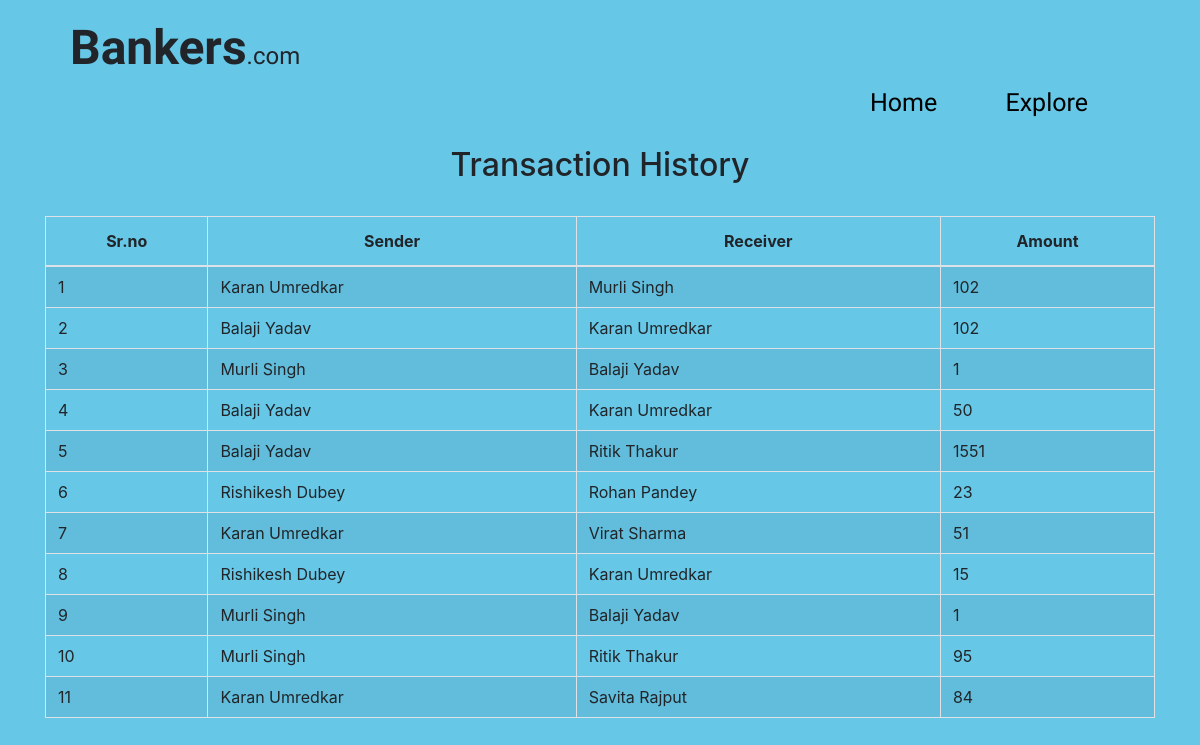
Page /sparkbank/history.php on the committed database.
### tables this page shows
CREATE TABLE IF NOT EXISTS `history` (
  `Sr.no` int(10) NOT NULL AUTO_INCREMENT,
  `Sender` varchar(30) NOT NULL,
  `Receiver` varchar(30) NOT NULL,
  `Balance` int(30) NOT NULL,
  PRIMARY KEY (`Sr.no`)
);

### sparkbank/history.php (the view, shortened to what this page needs)
<!DOCTYPE html>
<html lang="en">
<head>
    <link rel="stylesheet" href="https://stackpath.bootstrapcdn.com/bootstrap/4.5.2/css/bootstrap.min.css">
</head>
<body>
<div class="fheadleft">
        <font size="20px"><strong>Bankers</strong></font><font size="5px">.com</font>
        <span class="fheadright"><a href="index.php" style="text-decoration: none; color:black">Home</a>&nbsp&nbsp&nbsp&nbsp&nbsp&nbsp&nbsp&nbsp&nbsp&nbsp&nbsp<a href="spark2.php" style="text-decoration: none; color:black;">Explore</a></span>
    </div>
	<div class="container">
        <h2 class="text-center pt-4">Transaction History</h2>
       <br>
       <div class="table-responsive-sm">
    <table class="table table-hover table-striped table-condensed table-bordered">
        <thead>
            <tr>
                <th class="text-center">Sr.no</th>
                <th class="text-center">Sender</th>
                <th class="text-center">Receiver</th>
                <th class="text-center">Amount</th>
            </tr>
        </thead>
        <tbody>
        <?php
            include 'dbconnect.php';
            $sql ="select * from history";
            $query =mysqli_query($conn, $sql);
            while($rows = mysqli_fetch_assoc($query))
            {
        ?>
            <tr>
            <td class="py-2"><?php echo $rows['Sr.no']; ?></td>
            <td class="py-2"><?php echo $rows['Sender']; ?></td>
            <td class="py-2"><?php echo $rows['Receiver']; ?></td>
            <td class="py-2"><?php echo $rows['Balance']; ?> </td>
        <?php
            }
        ?>
        </tbody>
    </table>
    </div>
</div>
</body>
</html>

### sparkbank/history.php (style rules this page uses)
body { background: #66c7e7; }
.fheadleft { justify-content:space-around; font-family: 'Capriola', sans-serif; padding-left: 70px; padding-top: 12px; }
.fheadright { justify-content:space-around; font-family: 'Capriola', sans-serif; padding-left: 800px; font-size: 25px; text-decoration: none; }

### rows in the picture
history: no "1", Sender "Karan Umredkar", Receiver "Murli Singh", Balance "102"
history: no "2", Sender "Balaji Yadav", Receiver "Karan Umredkar", Balance "102"
history: no "3", Sender "Murli Singh", Receiver "Balaji Yadav", Balance "1"
history: no "4", Sender "Balaji Yadav", Receiver "Karan Umredkar", Balance "50"
history: no "5", Sender "Balaji Yadav", Receiver "Ritik Thakur", Balance "1551"
history: no "6", Sender "Rishikesh Dubey", Receiver "Rohan Pandey", Balance "23"
history: no "7", Sender "Karan Umredkar", Receiver "Virat Sharma", Balance "51"
history: no "8", Sender "Rishikesh Dubey", Receiver "Karan Umredkar", Balance "15"
history: no "9", Sender "Murli Singh", Receiver "Balaji Yadav", Balance "1"
history: no "10", Sender "Murli Singh", Receiver "Ritik Thakur", Balance "95"
history: no "11", Sender "Karan Umredkar", Receiver "Savita Rajput", Balance "84"
